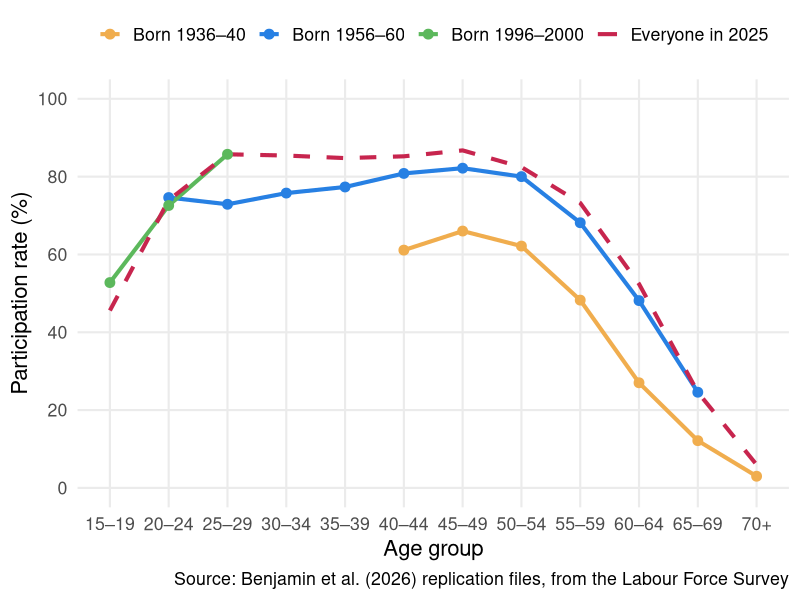
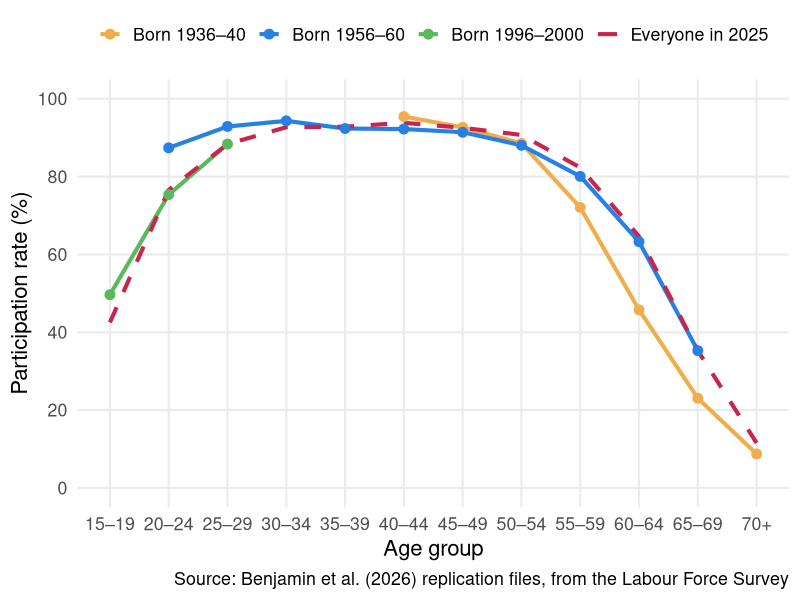
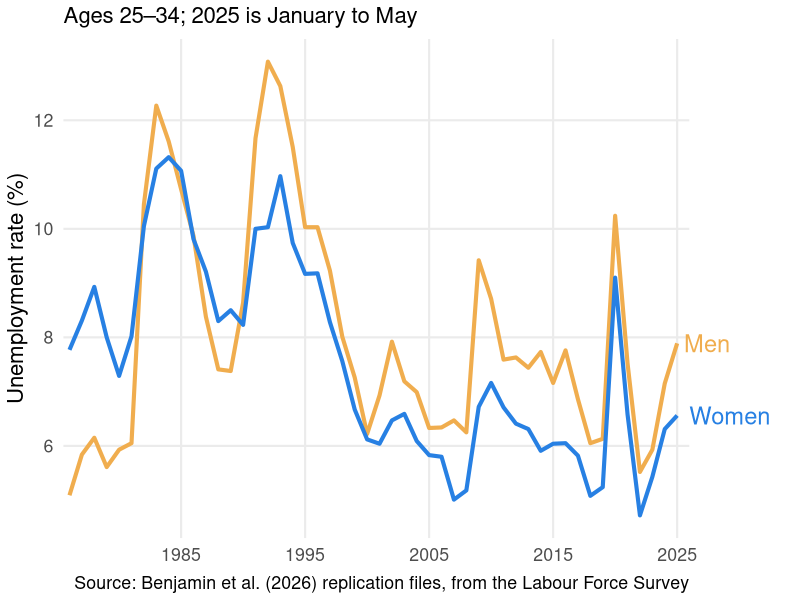
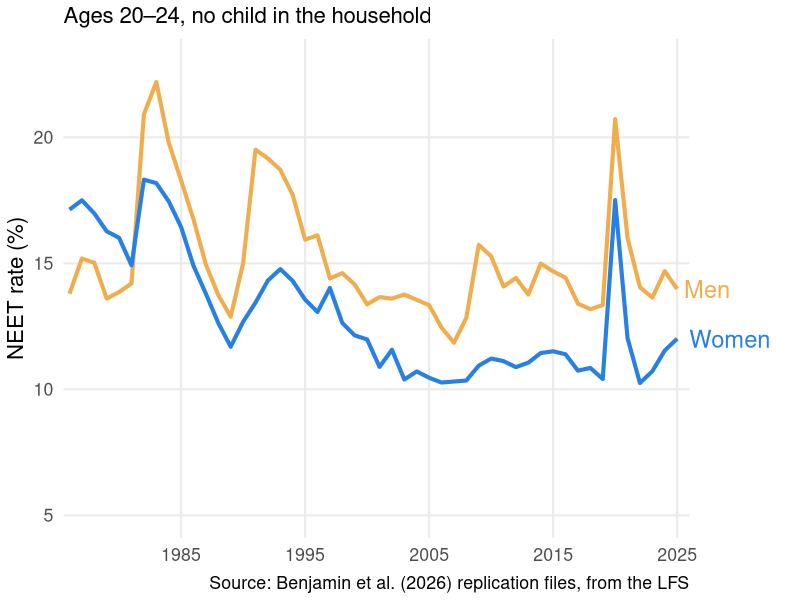
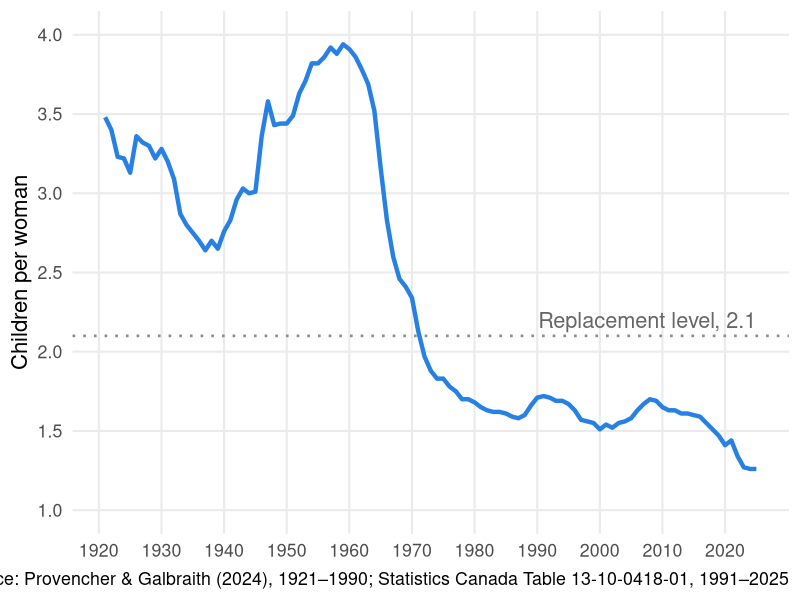

The R source for these figures, in order:
## ---- chunk 1
#| message: false
#| warning: false
#| fig-width: 13
#| fig-height: 5.9

library(tidyverse)

# Book Figure 6.1: LFS participation rates by sex and five-year age group, observed every
# five years from 1980 to 2025 (2025 is January to May). Age is the bottom of each group.
lfp <- read_csv("Benjamin2026_Figure6-1-data.csv", show_col_types = FALSE)

series_cols <- c("Born 1936–40" = "#f0ad4e", "Born 1956–60" = "#2780e3",
                 "Born 1996–2000" = "#5cb85c", "Everyone in 2025" = "#c7254e")
age_labels <- c(paste0(seq(15, 65, 5), "–", seq(19, 69, 5)), "70+")

profile_plot <- function(g) {
  cohorts <- lfp %>%
    filter(gender == g, birth_year %in% c(1940, 1960, 2000)) %>%
    mutate(series = recode(as.character(birth_year), "1940" = "Born 1936–40",
                           "1960" = "Born 1956–60", "2000" = "Born 1996–2000"))
  snapshot <- lfp %>% filter(gender == g, year == 2025) %>% mutate(series = "Everyone in 2025")
  ggplot(bind_rows(cohorts, snapshot),
         aes(age, lfp, colour = factor(series, levels = names(series_cols)))) +
    geom_line(aes(linetype = series == "Everyone in 2025"), linewidth = 1.4) +
    geom_point(data = cohorts, size = 3) +
    scale_colour_manual(values = series_cols, name = NULL) +
    scale_linetype_manual(values = c("solid", "dashed"), guide = "none") +
    scale_x_continuous(breaks = seq(15, 70, 5), labels = age_labels) +
    scale_y_continuous(limits = c(0, 100), breaks = seq(0, 100, 20)) +
    labs(x = "Age group", y = "Participation rate (%)",
         caption = "Source: Benjamin et al. (2026) replication files, from the Labour Force Survey") +
    theme_minimal(base_size = 16) +
    theme(legend.position = "top", panel.grid.minor = element_blank())
}

profile_plot("Women")
## ---- chunk 2
#| fig-width: 8.4
#| fig-height: 6.6

profile_plot("Men")
## ---- chunk 3
#| fig-width: 13
#| fig-height: 6.6

# Book Figure 6.2: LFS unemployment rate by sex, 1976-2025 (2025 is January to May)
ur <- read_csv("Benjamin2026_Figure6-2-data.csv", show_col_types = FALSE)
sex_cols <- c(Women = "#2780e3", Men = "#f0ad4e")

ur_young <- ur %>% filter(age_group == "25-34")
ggplot(ur_young, aes(year, urate, colour = gender)) +
  geom_line(linewidth = 1.4) +
  geom_text(data = filter(ur_young, year == max(year)), aes(label = gender),
            hjust = -0.15, size = 6) +
  scale_colour_manual(values = sex_cols) +
  scale_x_continuous(breaks = seq(1975, 2025, 10), expand = expansion(mult = c(0.01, 0.02))) +
  coord_cartesian(clip = "off") +
  labs(x = NULL, y = "Unemployment rate (%)", subtitle = "Ages 25–34; 2025 is January to May",
       caption = "Source: Benjamin et al. (2026) replication files, from the Labour Force Survey") +
  theme_minimal(base_size = 16) +
  theme(legend.position = "none", panel.grid.minor = element_blank(),
        plot.margin = margin(5, 80, 5, 5))
## ---- chunk 4
#| fig-width: 8.6
#| fig-height: 6

# Book Figure 6.3: LFS NEET rate by sex, ages 20-24 with no child in the household,
# 1976-2025 (2025 is January to May)
neet <- read_csv("Benjamin2026_Figure6-3-data.csv", show_col_types = FALSE)

ggplot(neet, aes(year, neet, colour = gender)) +
  geom_line(linewidth = 1.4) +
  geom_text(data = filter(neet, year == max(year)), aes(label = gender), hjust = -0.15, size = 6) +
  scale_colour_manual(values = sex_cols) +
  scale_x_continuous(breaks = seq(1975, 2025, 10), expand = expansion(mult = c(0.01, 0.02))) +
  scale_y_continuous(limits = c(5, 23), breaks = seq(5, 20, 5)) +
  coord_cartesian(clip = "off") +
  labs(x = NULL, y = "NEET rate (%)", subtitle = "Ages 20–24, no child in the household",
       caption = "Source: Benjamin et al. (2026) replication files, from the LFS") +
  theme_minimal(base_size = 16) +
  theme(legend.position = "none", panel.grid.minor = element_blank(),
        plot.margin = margin(5, 80, 5, 5))
## ---- chunk 5
#| fig-width: 13
#| fig-height: 5.8

# Book Figure 6.4, extended to 2025. 1921-1990: Provencher & Galbraith (2024), data table
# for Chart 1; 1991-2025: Statistics Canada Table 13-10-0418-01
tfr <- read_csv("tfr-canada-1921-2025.csv", show_col_types = FALSE)

ggplot(tfr, aes(year, tfr)) +
  geom_hline(yintercept = 2.1, colour = "grey55", linetype = "dotted", linewidth = 0.9) +
  annotate("text", x = 2025, y = 2.2, label = "Replacement level, 2.1", hjust = 1,
           colour = "grey40", size = 5.5) +
  geom_line(colour = "#2780e3", linewidth = 1.5) +
  scale_x_continuous(breaks = seq(1920, 2020, 10)) +
  scale_y_continuous(limits = c(1, 4), breaks = seq(1, 4, 0.5)) +
  labs(x = NULL, y = "Children per woman",
       caption = "Source: Provencher & Galbraith (2024), 1921–1990; Statistics Canada Table 13-10-0418-01, 1991–2025") +
  theme_minimal(base_size = 16) +
  theme(panel.grid.minor = element_blank())
